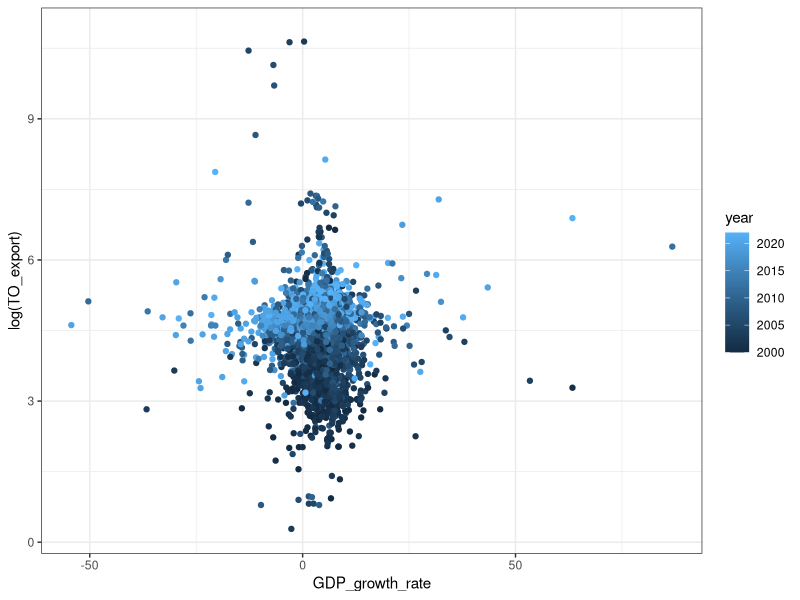
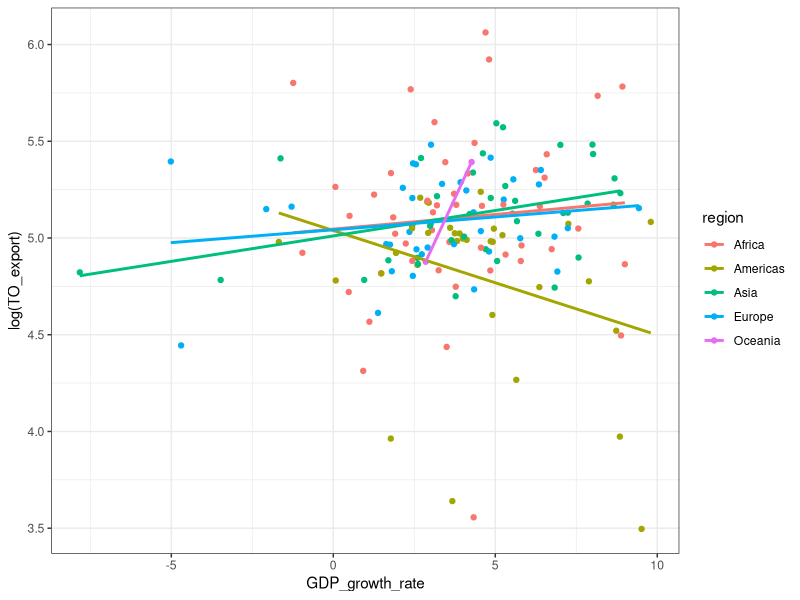
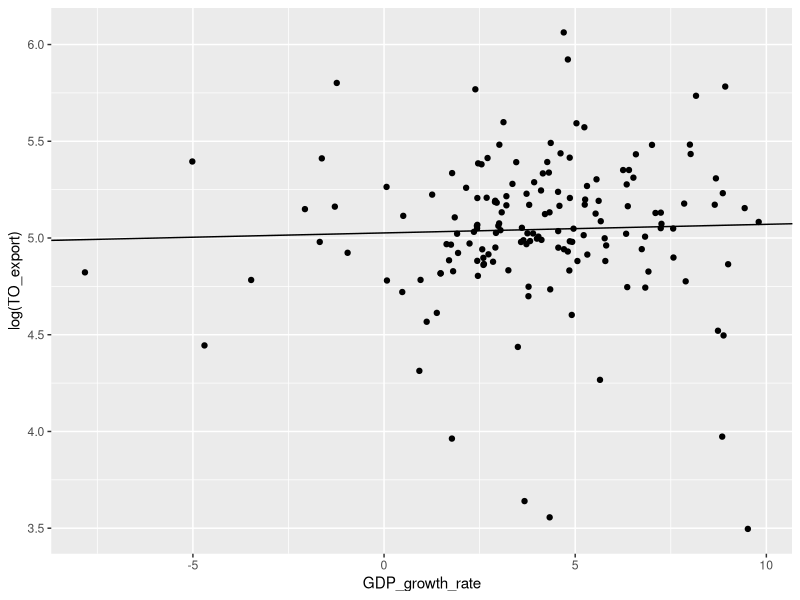
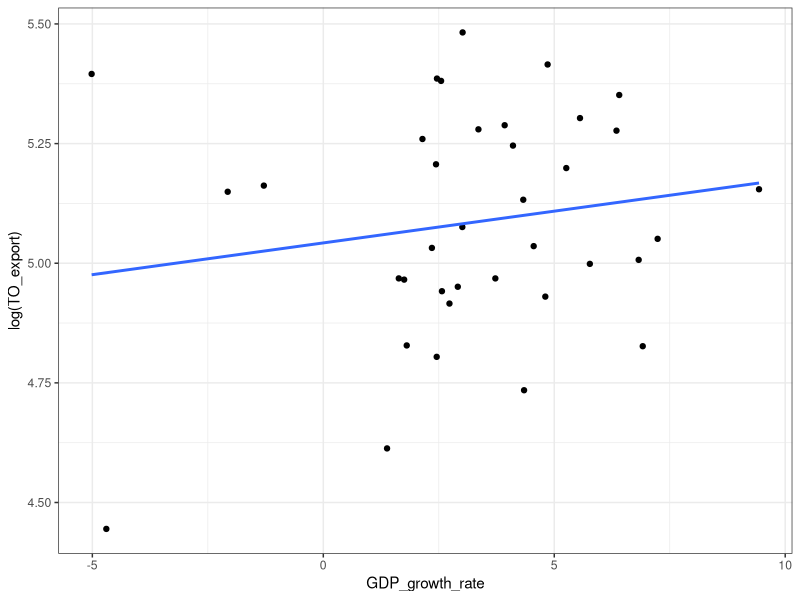

These charts were generated, in order, by the following R code:
library(tidyverse)
library(ggplot2)

df <- read.csv("./WtoData_20240327050855.csv")

##### column selection and renaming
df %>% select(Indicator.Code, 
              Reporting.Economy.ISO3A.Code,
              Reporting.Economy,
              Product.Sector.Code,
              Product.Sector,
              Unit.Code,
              year = Year,
              value = Value
) %>% 
  rename(Ind_cd =Indicator.Code,
         iso3c  = Reporting.Economy.ISO3A.Code,
         country = Reporting.Economy,
         prod_cd = Product.Sector.Code,
         prod_ds = Product.Sector,
         unit = Unit.Code,
        ) %>% 
  mutate( EXP_IMP = case_when( Ind_cd == "ITS_MTP_AMF" ~ "import",
                               Ind_cd == "ITS_MTP_AXF" ~ "export"
                               )) -> df1

#### pivot_wider()
df1 %>% group_by(prod_cd, prod_ds) %>% count()

df2 <- df1 %>% select(iso3c, country, year, prod_cd, EXP_IMP, value) %>%
                pivot_wider(names_from = c(prod_cd, EXP_IMP), values_from = value) %>%
                arrange(iso3c, year)


#### add region info to df2
region_info <- read.csv("./country_region_code.csv")
df3 <- region_info %>% select(alpha.3, region, sub.region, intermediate.region) %>% 
                       rename(iso3c = alpha.3, sub_region = sub.region, inter_region=intermediate.region) %>% 
                    inner_join(., df2, by="iso3c") %>%
                    relocate(country, iso3c, region, sub_region, inter_region, year, TO_export, TO_import)

#### load the gdp growth rate and inflation rate(cusumer price index) file from world bank data
gdp_grw <- read_csv("./API_NY.GDP.MKTP.KD.ZG_DS2.csv", col_names = T, skip = 4)
inf_cpi <- read_csv("./API_FP.CPI.TOTL.ZG_DS2.csv", col_names = T, skip = 4)

gdp_grw %>% select("Country Code", "2000":"2023") %>%
            pivot_longer( cols = "2000":"2023", names_to = "year", values_to = "GDP_growth_rate") %>%
            mutate(year = as.numeric(year)) %>% 
            rename(iso3c="Country Code") -> gdp_grw_f

inf_cpi %>% select("Country Code", "2000":"2023") %>% 
            pivot_longer( cols = "2000":"2023", names_to = "year", values_to = "Inflation_rate") %>% 
            mutate(year = as.numeric(year)) %>% 
            rename(iso3c="Country Code") -> info_cpi_f


#### merge these two files with export & import df
left_join(df3, gdp_grw_f, by=c("iso3c"="iso3c","year"="year")) %>%
  left_join(., info_cpi_f, by=c("iso3c"="iso3c", "year"="year")) -> final_df




#### graph the relationship between gdp_growth_rate and export
ggplot(data = final_df) +
  geom_point(aes(x=GDP_growth_rate, y=log(TO_export), color=year)) +
  theme_bw()

#### filtering with several conditions
unique(final_df$sub_region)
final_df %>% filter(year == 2022 &
                      GDP_growth_rate > -10 & GDP_growth_rate < 10 &
                      !sub_region %in% c("Melanesia","Polynesia","Micronesia")) %>%
              ggplot(aes(x=GDP_growth_rate, y=log(TO_export), group=region, color=region)) +
              # ggplot(aes(x=GDP_growth_rate, y=log(TO_export))) +
              geom_point() +
              # facet_wrap(~region, ncol=3) +
              geom_smooth(method = "lm", se=F) +
              theme_bw()


# target data frame for liner model
lm_df <- final_df %>% filter(year == 2022 & 
                               GDP_growth_rate > -10 & GDP_growth_rate < 10 &
                               !sub_region %in% c("Melanesia","Polynesia","Micronesia"))
# linear regression
lm_model <- lm(log(TO_export) ~ GDP_growth_rate, data=lm_df)
summary(lm_model)


# graph with linear regression result using ggplot
lm_df %>% ggplot(data =., aes(x=GDP_growth_rate, y=log(TO_export))) +
  geom_point() +
  # geom_smooth(method =lm, se=F) +
  geom_abline(intercept = 5.026504, slope = 0.004438)


# linear relationship between gdp_growth_rate and log(to_export) in Asia area
############################################################################
unique(final_df$region)
lm2_df <- final_df %>% filter(year == 2022 & 
                               GDP_growth_rate > -10 & GDP_growth_rate < 10 &
                               region %in% c("Europe"))
# linear regression 1
lm2_model <- lm(log(TO_export) ~ GDP_growth_rate + Inflation_rate, data=lm2_df)
summary(lm2_model)


lm2_df %>% ggplot(data =., aes(x=GDP_growth_rate, y=log(TO_export))) +
  geom_point() +
  geom_smooth(method =lm, se=F) +
  # geom_abline(intercept = 4.650452, slope = 0.0286551) +
  theme_bw()


# linear regression 2
lm_df_lag <- final_df %>% arrange(country, year) %>% 
                          mutate(GDP_gr_rate_pre = lag(GDP_growth_rate),  # the very previous gdp growth rate
                                 Inflation_rate_pre = lag(Inflation_rate), # the very previous inflation rate
                                 country_pre = lag(country)) %>%          # flag that the previous value has the same country name 
                          relocate(GDP_gr_rate_pre, .after = GDP_growth_rate) %>%
                          relocate(country_pre, .after = country)

unique(lm_df_lag$region)
lm_df_lag %>% filter(country == country_pre &      # if not matched, delete
                       year == 2022 &
                       region == 'Europe' &
                       GDP_growth_rate >= -10 & GDP_growth_rate <= 10
                     ) %>%
                lm(data=., log(TO_export) ~ GDP_growth_rate + GDP_gr_rate_pre + Inflation_rate + Inflation_rate_pre) %>% 
                summary()

# add auto regression variable